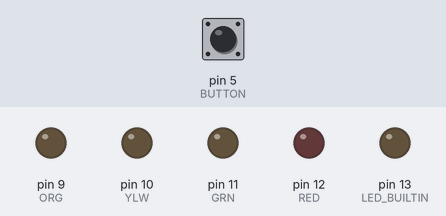
Recording of a sketch running on a simulated Arduino Uno, built with avr-gcc and run on an emulated ATmega328P. Shown: output pins drawn as LEDs (lit = HIGH). The test bench sets the inputs (shaded band); at power-on: pin 5 (BUTTON) LOW.

Above: at 1.2 s.
1.3 s: pin 5 (BUTTON) pulled HIGH for 0.15 s
At 1.6 s:
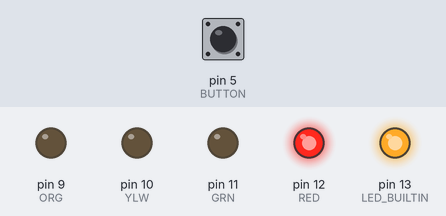
At 16.6 s:
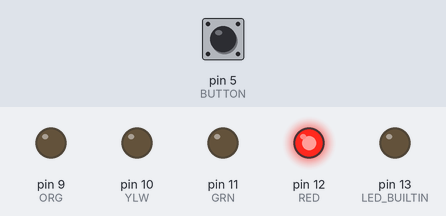
Timing chart, 0 to 17.8 s (numbered marks = the images above; inputs shaded):
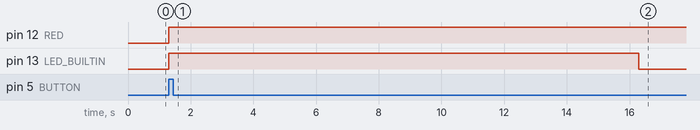

The sketch:

sketch_dec04a.ino
```cpp
#define RED 12
#define GRN 11
#define YLW 10
#define ORG 9
#define BUTTON 5

int buttonState = 0;
int buttonStat = 0;
boolean pressed = false;

void setup() {
  pinMode(LED_BUILTIN, OUTPUT);
  pinMode(RED, OUTPUT);
  pinMode(GRN, OUTPUT);
  pinMode(YLW, OUTPUT);
  pinMode(ORG, OUTPUT);
  pinMode(BUTTON, INPUT);
 // digitalWrite(RED, HIGH);
}

void loop() {
  buttonState = digitalRead(BUTTON);
  if (buttonState == 1){
    switch(buttonStat){
      case 0 : digitalWrite(YLW,LOW);
                digitalWrite(RED,HIGH);
                break;
      case 1 : digitalWrite(RED,LOW);
              digitalWrite(GRN,HIGH);
            break;
      case 2 : digitalWrite(GRN,LOW);
              digitalWrite(YLW,HIGH);
              break;
      case 3 : digitalWrite(RED,HIGH);
              digitalWrite(YLW,HIGH);
              break;
    }
    digitalWrite(LED_BUILTIN, HIGH);
    delay(15000);
    digitalWrite(LED_BUILTIN, LOW);
    buttonStat++;
    if (buttonStat > 3) {
      buttonStat = 0;
    }
  }
}
```

Measured:
- after the input at 1.3 s, pin 12 (RED): LOW → HIGH at once; pin 13 (LED_BUILTIN): LOW → HIGH at once, → LOW 15.0 s later
